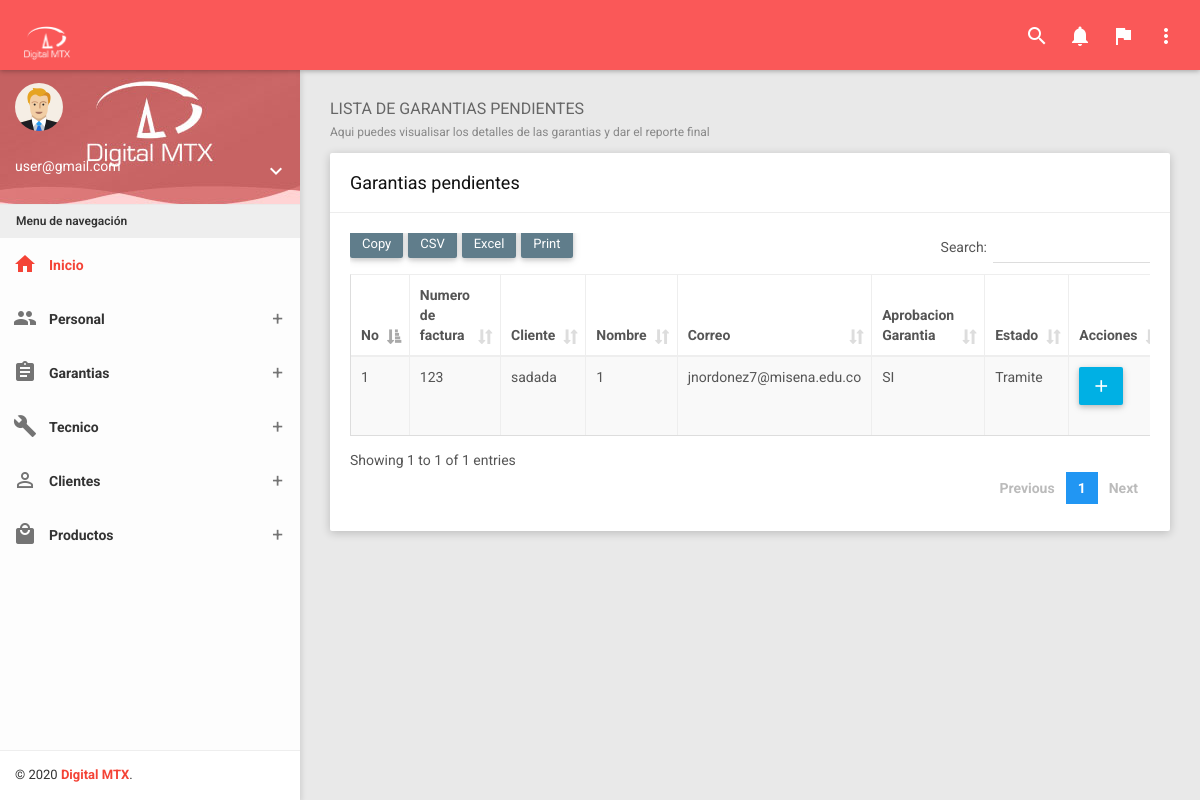
Before: /?controller=technical&method=list (signed in) with the older database file.
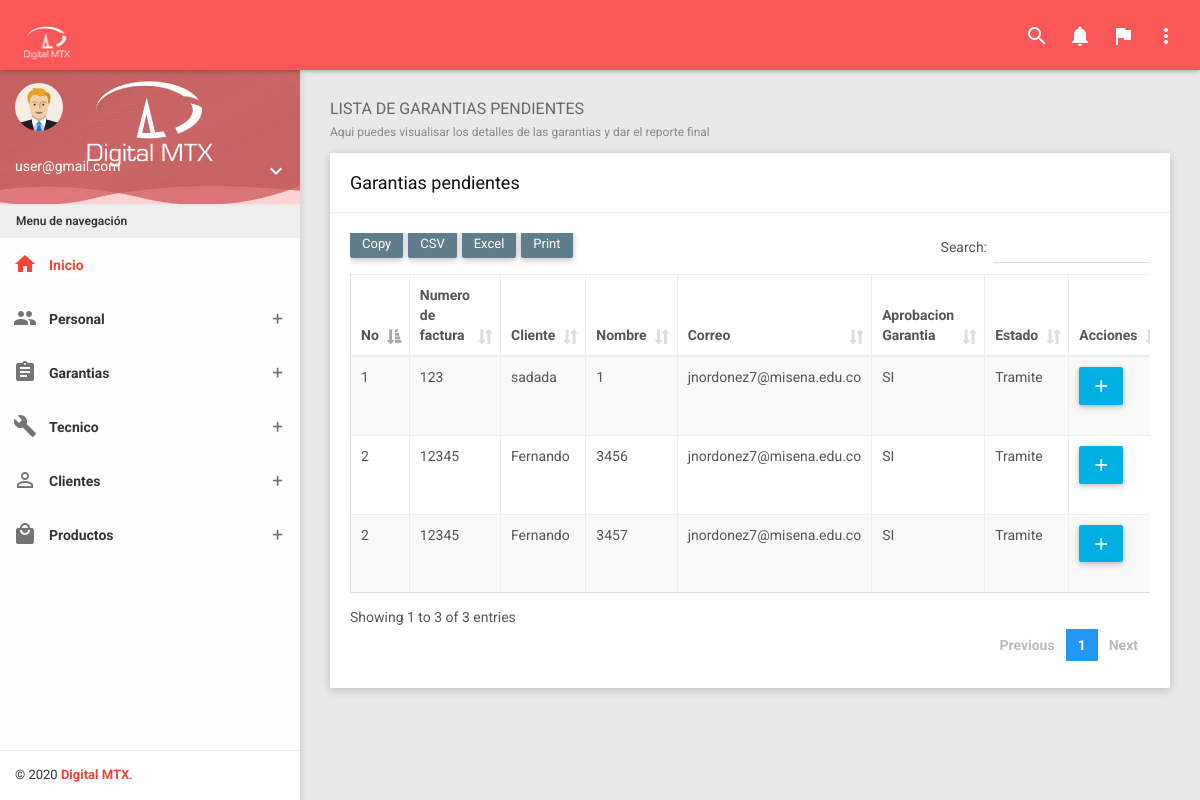
After: the same page with the newer database file.
### tables this page shows
CREATE TABLE `mg_garantia` (
  `id` int(11) NOT NULL,
  `No_garantia` varchar(20) NOT NULL,
  `Fecha_ingreso` date NOT NULL,
  `Hora_ingreso` varchar(50) NOT NULL,
  `Numero_Factura` varchar(50) NOT NULL,
  `Punto_Venta` varchar(50) NOT NULL,
  `Fecha_Compra` date NOT NULL,
  `Nombre_Cliente` varchar(50) NOT NULL,
  `Identificacion_Cliente` varchar(50) NOT NULL,
  `Correo_Cliente` varchar(50) NOT NULL,
  `Direccion_Cliente` varchar(50) NOT NULL,
  `Proveedor` varchar(50) NOT NULL,
  `Flete` varchar(5) NOT NULL,
  `Departamento` varchar(50) DEFAULT NULL,
  `Municipio` varchar(50) DEFAULT NULL,
  `Valor_Flete` varchar(40) DEFAULT NULL,
  `No_Guia` varchar(20) DEFAULT NULL,
  `Transportadora` varchar(50) DEFAULT NULL,
  `Observacion_Empleado` text NOT NULL,
  `Empleado` varchar(50) NOT NULL
);

CREATE TABLE `mg_detalle_garantia` (
  `id` int(11) NOT NULL,
  `Codigo_Producto` varchar(50) DEFAULT NULL,
  `Descripcion_Producto` text DEFAULT NULL,
  `Marca_Producto` varchar(50) DEFAULT NULL,
  `Sello_Producto` varchar(50) DEFAULT NULL,
  `Referencia` varchar(50) DEFAULT NULL,
  `Id_Garantia` int(11) DEFAULT NULL,
  `Observacion_Cliente` text DEFAULT NULL,
  `Aprobacion_Garantia` varchar(5) DEFAULT NULL,
  `Estado` varchar(50) DEFAULT NULL,
  `Observacion_Final` text DEFAULT NULL
);

### Controllers/TechnicalController.php (called while the page is built, shortened)
<?php
require 'Models/Technical.php';
class TechnicalController
{
	private $model;
	public function __construct()
	{
		$this->model = new Technical;
	}
	public function list()
	{
		require 'Views/Layout.php';
		$technicals = $this->model->getAll();
		require 'Views/Technicals/list.php';
	}
}

### Models/Technical.php (called while the page is built, shortened)
<?php
class Technical
{
	private $pdo;
	public function __construct()
	{
		try {
			$this->pdo = new Conexion;
		} catch (PDOException $e) {
			die($e->getMessage());
		}
	}
	public function getAll()
	{
		try {
			$strSql = "SELECT g.*,d.id as idDetalle ,d.Codigo_Producto as idProducto,d.Descripcion_Producto as DescripcionP ,d.Marca_Producto as Marca ,d.Sello_Producto as Serie ,d.Referencia as ReferenciaProducto , d.Id_Garantia as N_garantia , d.Observacion_Cliente as ObsCliente , d.Aprobacion_Garantia as Aprobo, d.Estado as EstadoG   FROM  mg_garantia g INNER JOIN mg_detalle_garantia d ON g.id = d.Id_Garantia WHERE d.Estado = 'Tramite' OR d.Estado = 'Solucionado por servicio tecnico' OR d.Estado = 'Pendiente por servicio tecnico'";
			$query = $this->pdo->select($strSql);
			return $query;
		} catch (PDOException $e) {
			die($e->getMessage());
		}
	}
}

### Providers/Database.php (called while the page is built, shortened)
<?php
class Conexion extends PDO
{
	public function select($strSql, $arrayData = array(), $fetchMode = PDO::FETCH_OBJ)
	{
		$query = $this->prepare($strSql);
		if (!$query->execute())
			echo "Error, la consulta no se realizó";
		else
			return $query->fetchAll($fetchMode);
	}
}

### Views/Technicals/list.php (the view)
<section class="content">
        <div class="container-fluid">
            <div class="block-header">
                <h2>
                    LISTA DE GARANTIAS PENDIENTES
                    <small>Aqui puedes visualisar los detalles de las garantias y dar el reporte final</small>
                </h2>
            </div>
            <div class="row clearfix">
                <div class="col-lg-12 col-md-12 col-sm-12 col-xs-12">
                    <div class="card">
                        <div class="header">
                            <h2>
                                Garantias pendientes
                            </h2>
                        </div>
                        <div class="body">
                            <div class="table-responsive">
                                <table class="table table-bordered table-striped table-hover dataTable js-exportable">
                                    <thead>
                                        <tr>
                                            <th>No</th>
                                            <th>Numero de factura</th>
                                            <th>Cliente</th>
                                            <th>Nombre</th>
                                            <th>Correo</th>
                                            <th>Aprobacion Garantia</th>
                                            <th>Estado</th>
                                            <th>Acciones</th>
                                        </tr>
                                    </thead>
                                    <tbody>
                                        <?php foreach ($technicals as $key => $technical) { ?>
                                            <tr>
                                                <td><?php echo $technical->N_garantia ?></td>
                                                <td><?php echo $technical->Numero_Factura ?></td>
                                                <td><?php echo $technical->Nombre_Cliente ?></td>
                                                <td><?php echo $technical->idProducto ?></td>
                                                <td><?php echo $technical->Correo_Cliente ?></td>
                                                <td><?php echo $technical->Aprobo ?></td>
                                                <td><?php echo $technical->EstadoG ?></td>
                                                <td>
                                                    <div class="row clearfix">
                                                        <?php if ($technical->EstadoG == "Tramite" || $technical->EstadoG == "Pendiente por servicio tecnico") { ?>
                                                            <div class="col-sm-6">
                                                                <a href="?controller=technical&method=details&name=<?php echo $technical->DescripcionP?>&id=<?php echo $technical->idDetalle ?>" class="btn btn-info"><i class="material-icons">add</i></a>
                                                            </div>
                                                        <?php } ?>
                                                    </div>
                                                </td>
                                            </tr>
                                        <?php }?>
                                    </tbody>
                                </table>
                            </div>
                        </div>
                    </div>
                </div>
            </div>
        </div>
    </section>

### index.php (shortened to what this page needs)
<?php
require 'Providers/Database.php';
$controller = 'LoginController';
if(!isset($_REQUEST['controller'])) {
	require 'Controllers/'.$controller. '.php';
	$controller = ucwords($controller);
	$controller = new $controller;
	$controller->index();
} else {
	$method = isset($_REQUEST['method']) ? $_REQUEST['method'] : 'index';
	$controller = new $controller;
	call_user_func(array($controller, $method));
}

### Views/Layout.php (shortened to what this page needs)
<!DOCTYPE html>
<html>
<head>
    <link href="Assets/plugins/bootstrap/css/bootstrap.css" rel="stylesheet">
    <link href="Assets/plugins/node-waves/waves.css" rel="stylesheet" />
    <link href="Assets/plugins/animate-css/animate.css" rel="stylesheet" />
    <link href="Assets/plugins/morrisjs/morris.css" rel="stylesheet" />
    <link href="Assets/plugins/bootstrap-material-datetimepicker/css/bootstrap-material-datetimepicker.css" rel="stylesheet" />
    <link href="Assets/plugins/bootstrap-datepicker/css/bootstrap-datepicker.css" rel="stylesheet" />
    <link href="Assets/plugins/waitme/waitMe.css" rel="stylesheet" />
    <link href="Assets/plugins/bootstrap-select/css/bootstrap-select.css" rel="stylesheet" />
    <link href="Assets/plugins/jquery-datatable/skin/bootstrap/css/dataTables.bootstrap.css" rel="stylesheet">
    <link href="Assets/plugins/sweetalert/sweetalert.css" rel="stylesheet" />
    <link href="Assets/css/styleAdmin.css" rel="stylesheet">
    <link href="Assets/css/themes/all-themes.css" rel="stylesheet" />
</head>
<body class="theme-red">
    <nav class="navbar">
        <div class="container-fluid">
            <div class="navbar-header">
                <a class="navbar-brand" href="?controller=person&method=template">
                    <img src="Assets/img/logo.png" width="50"></img>
                </a>
            </div>
            <div class="collapse navbar-collapse" id="navbar-collapse">
                <ul class="nav navbar-nav navbar-right">
                    <li><a href="javascript:void(0);" class="js-search" data-close="true"><i class="material-icons">search</i></a></li>
                    <li class="dropdown">
                        <a href="javascript:void(0);" class="dropdown-toggle" data-toggle="dropdown" role="button">
                            <i class="material-icons">notifications</i>
                        </a>
                    </li>
                    <li class="dropdown">
                        <a href="javascript:void(0);" class="dropdown-toggle" data-toggle="dropdown" role="button">
                            <i class="material-icons">flag</i>
                        </a>
                    </li>
                    <li class="pull-right"><a href="javascript:void(0);" class="js-right-sidebar" data-close="true"><i class="material-icons">more_vert</i></a></li>
                </ul>
            </div>
        </div>
    </nav>
    <section>
        <aside id="leftsidebar" class="sidebar">
            <div class="user-info">
                <div class="image">
                    <img src="Assets/img/user.png" width="48" height="48" alt="User" />
                </div>
                <div class="info-container">
                    <div class="name" data-toggle="dropdown" aria-haspopup="true" aria-expanded="false">
                        <?php
                            if ($_SESSION['user']->cargo == "Administrador") {
                                echo $_SESSION['user']->usuario;
                            } elseif ($_SESSION['user']->cargo == "Tecnico" || $_SESSION['user']->cargo == "Recepcion" ) {
                                echo $_SESSION['user']->nombre;
                            }
                        ?>
                    </div>
                    <div class="btn-group user-helper-dropdown">
                        <i class="material-icons" data-toggle="dropdown" aria-haspopup="true" aria-expanded="true">keyboard_arrow_down</i>
                    </div>
                </div>
            </div>
            <div class="menu">
                <ul class="list">
                    <li class="header">Menu de navegación</li>
                    <li class="active">
                        <a href="?controller=person&method=template">
                            <i class="material-icons">home</i>
                            <span>Inicio</span>
                        </a>
                    </li>
                    <?php if ($_SESSION['user']->cargo == 'Administrador') { ?>
                        <li>
                        <a href="javascript:void(0);" class="menu-toggle">
                            <i class="material-icons">people</i>
                            <span>Personal</span>
                        </a>
                    </li>
                    <li>
                        <a href="javascript:void(0);" class="menu-toggle">
                            <i class="material-icons">assignment</i>
                            <span>Garantias</span>
                        </a>
                    </li>
                    <li>
                        <a href="javascript:void(0);" class="menu-toggle">
                            <i class="material-icons">build</i>
                            <span>Tecnico</span>
                        </a>
                    </li>
                    <li>
                        <a href="javascript:void(0);" class="menu-toggle">
                            <i class="material-icons">person_outline</i>
                            <span>Clientes</span>
                        </a>
                    </li>
                    <li>
                        <a href="javascript:void(0);" class="menu-toggle">
                            <i class="material-icons">local_mall</i>
                            <span>Productos</span>
                        </a>
                    </li>
                    <?php } ?>
                </ul>
            </div>
            <div class="legal">
                <div class="copyright">
                    &copy; <?php echo date('Y');?> <a href="javascript:void(0);">Digital MTX</a>.
                </div>
            </div>
        </aside>
    </section>
</body>
</html>

### Assets/css/themes/all-themes.css (style rules this page uses)
.theme-red .navbar-brand { color: #fff; }
.theme-red .nav>li>a { color: #fff; }
.theme-red .sidebar .menu .list li.active { background-color: transparent; }
.theme-red .sidebar .menu .list li.active> :first-child i, .theme-red .sidebar .menu .list li.active> :first-child span { color: #F44336; }
.theme-red .sidebar .menu .list .toggled { background-color: transparent; }
.theme-red .sidebar .legal { background-color: #fff; }
.theme-red .sidebar .legal .copyright a { color: #F44336 !important; }

Changed rows visible on the page:
added mg_garantia: mg_detalle_garantia.Id_Garantia "2", Numero_Factura "12345", Nombre_Cliente "Fernando", mg_detalle_garantia.Codigo_Producto "3456", Correo_Cliente "jnordonez7@misena.edu.co", mg_detalle_garantia.Aprobacion_Garantia "SI", mg_detalle_garantia.Estado "Tramite", mg_detalle_garantia.Codigo_Producto "3457"
Other visible differences:
text written by a page script: "Copy CSV Excel Print Search: Showing 1 to 1 of 1 entries Previous 1 Next" → "Copy CSV Excel Print Search: Showing 1 to 3 of 3 entries Previous 1 Next"
